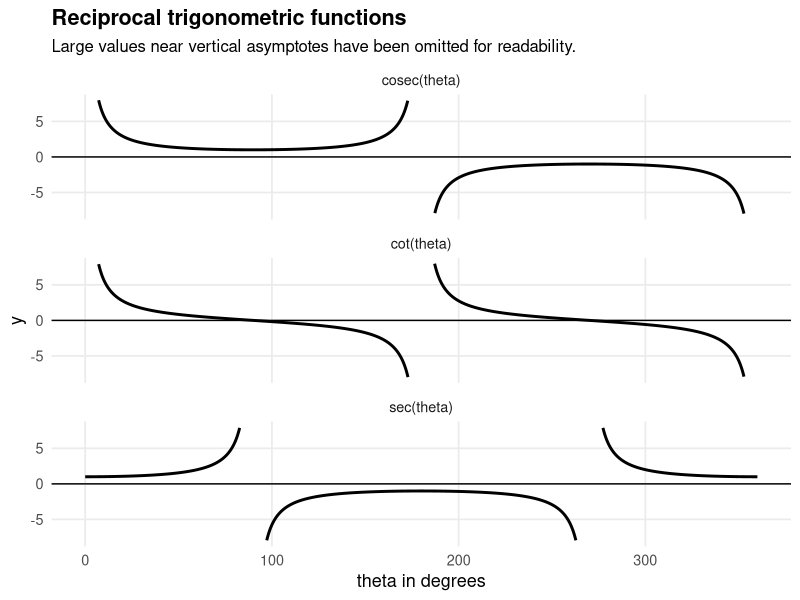
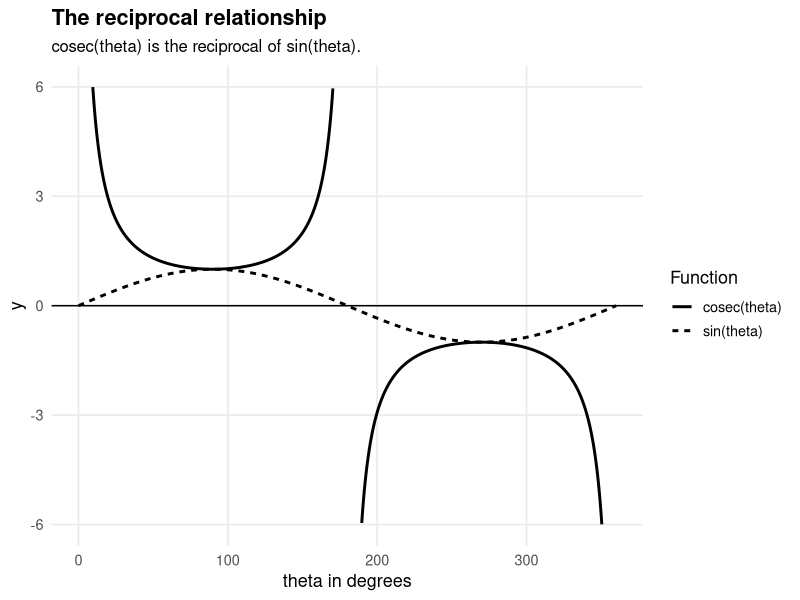
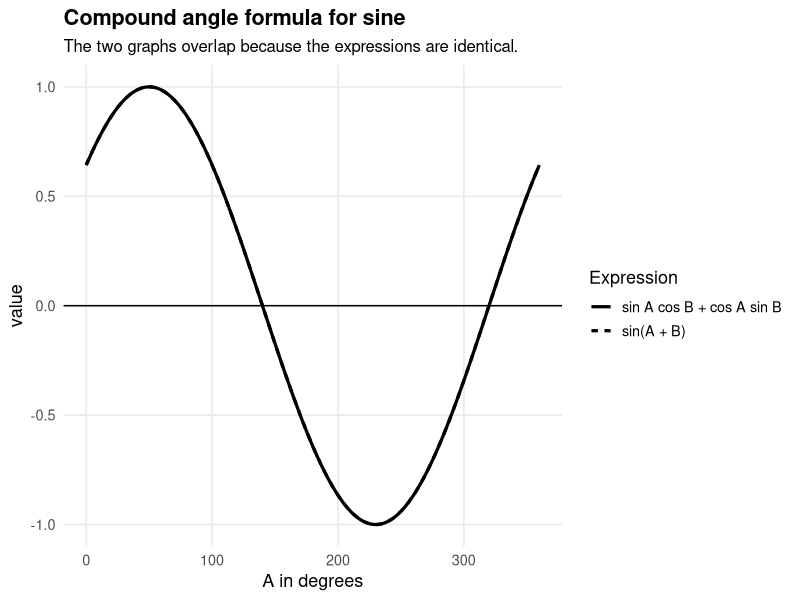
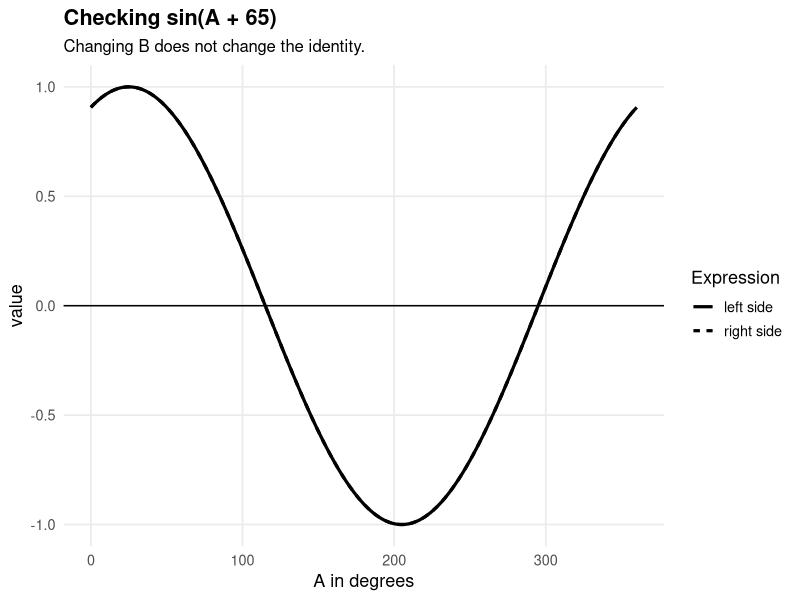
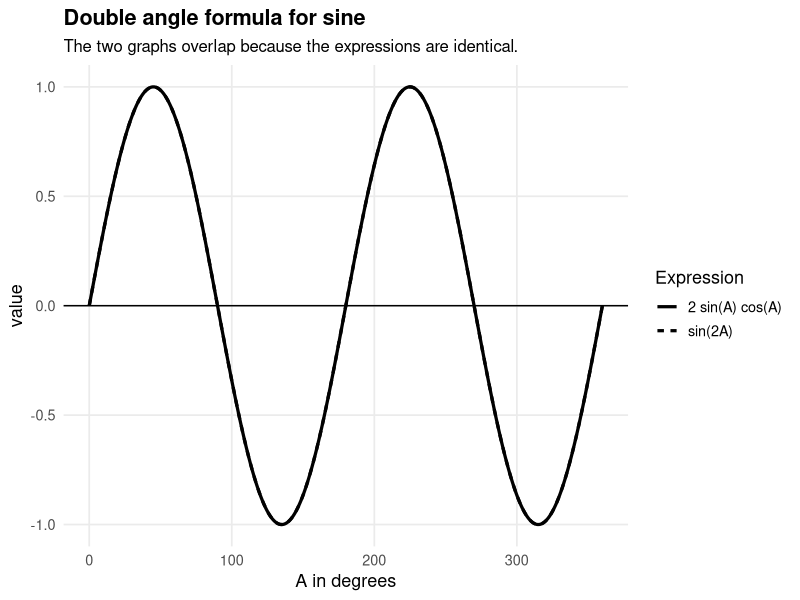
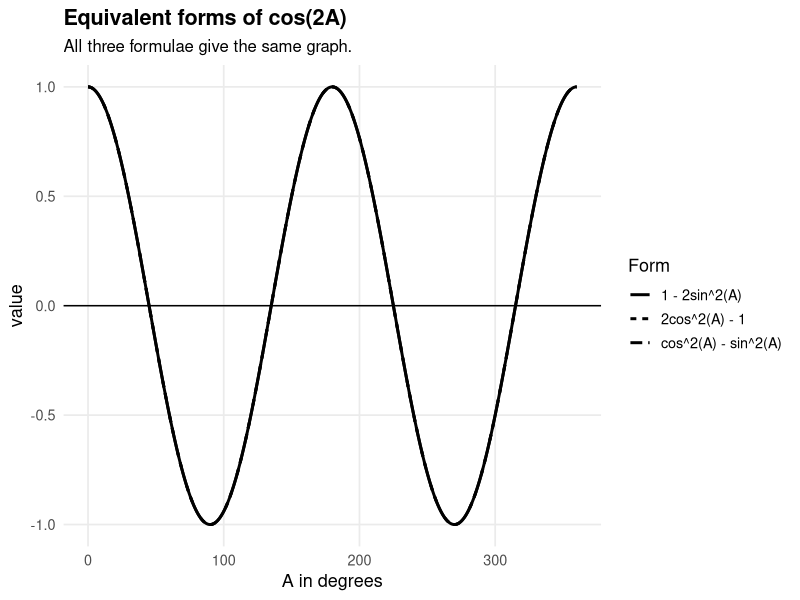
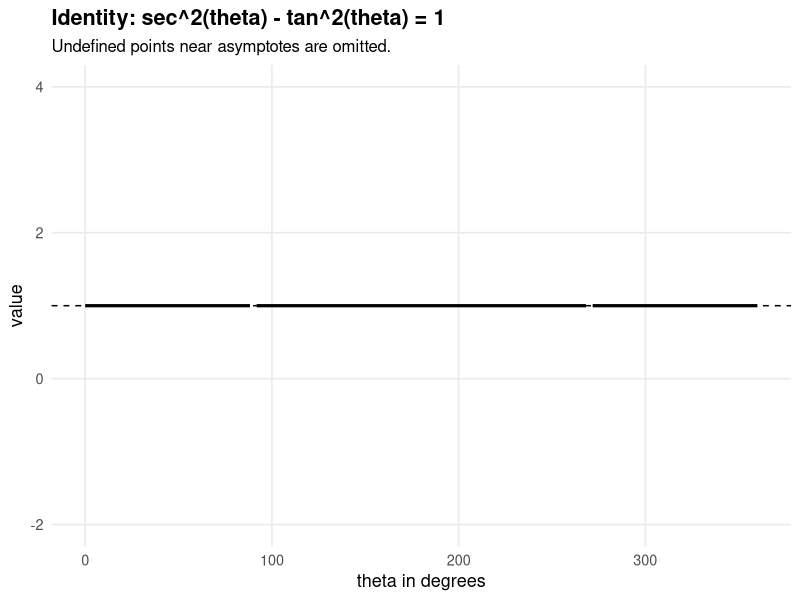
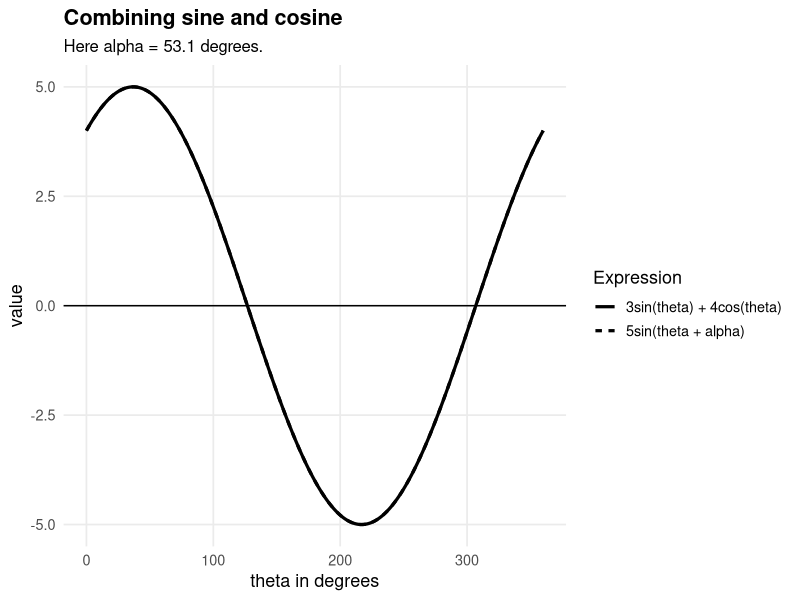

Write R code to recreate these figures, in order.
## ---- chunk 1
#| label: setup-trigonometry
#| include: false

library(ggplot2)

book_theme <- function(base_size = 13) {
  theme_minimal(base_size = base_size) +
    theme(
      plot.title = element_text(face = "bold"),
      plot.subtitle = element_text(size = base_size - 1),
      panel.grid.minor = element_blank()
    )
}

deg <- pi / 180

sin_deg <- function(x) sin(x * deg)
cos_deg <- function(x) cos(x * deg)
tan_deg <- function(x) tan(x * deg)
## ---- chunk 2
#| label: fig-reciprocal-trig-functions
#| fig-cap: "Graphs of y = cosec(theta), y = sec(theta), and y = cot(theta)."
#| fig-width: 6
#| fig-height: 5

theta <- seq(0, 360, length.out = 3000)

df <- data.frame(
  theta = rep(theta, 3),
  function_name = rep(c("cosec(theta)", "sec(theta)", "cot(theta)"), each = length(theta))
)

df$y <- ifelse(
  df$function_name == "cosec(theta)",
  1 / sin_deg(df$theta),
  ifelse(
    df$function_name == "sec(theta)",
    1 / cos_deg(df$theta),
    1 / tan_deg(df$theta)
  )
)

df$y[abs(df$y) > 8] <- NA

ggplot(df, aes(x = theta, y = y)) +
  geom_line(linewidth = 1.0, na.rm = TRUE) +
  facet_wrap(~ function_name, ncol = 1) +
  geom_hline(yintercept = 0) +
  coord_cartesian(ylim = c(-8, 8)) +
  labs(
    title = "Reciprocal trigonometric functions",
    subtitle = "Large values near vertical asymptotes have been omitted for readability.",
    x = "theta in degrees",
    y = "y"
  ) +
  book_theme()
## ---- chunk 3
#| label: fig-sin-cosec-comparison
#| fig-cap: "Comparing y = sin(theta) and y = cosec(theta)."
#| fig-width: 6
#| fig-height: 4

theta <- seq(0, 360, length.out = 3000)

df <- data.frame(
  theta = rep(theta, 2),
  function_name = rep(c("sin(theta)", "cosec(theta)"), each = length(theta))
)

df$y <- ifelse(
  df$function_name == "sin(theta)",
  sin_deg(df$theta),
  1 / sin_deg(df$theta)
)

df$y[abs(df$y) > 6] <- NA

ggplot(df, aes(x = theta, y = y, linetype = function_name)) +
  geom_line(linewidth = 1.0, na.rm = TRUE) +
  geom_hline(yintercept = 0) +
  coord_cartesian(ylim = c(-6, 6)) +
  labs(
    title = "The reciprocal relationship",
    subtitle = "cosec(theta) is the reciprocal of sin(theta).",
    x = "theta in degrees",
    y = "y",
    linetype = "Function"
  ) +
  book_theme()
## ---- chunk 4
#| label: fig-compound-angle-check
#| fig-cap: "Checking sin(A + B) = sin A cos B + cos A sin B numerically."
#| fig-width: 6
#| fig-height: 4

A <- seq(0, 360, length.out = 800)
B <- 40

df <- data.frame(
  A = A
)

df$left_side <- sin_deg(df$A + B)
df$right_side <- sin_deg(df$A) * cos_deg(B) + cos_deg(df$A) * sin_deg(B)

ggplot(df, aes(x = A)) +
  geom_line(aes(y = left_side, linetype = "sin(A + B)"), linewidth = 1.1) +
  geom_line(aes(y = right_side, linetype = "sin A cos B + cos A sin B"), linewidth = 1.1) +
  geom_hline(yintercept = 0) +
  labs(
    title = "Compound angle formula for sine",
    subtitle = "The two graphs overlap because the expressions are identical.",
    x = "A in degrees",
    y = "value",
    linetype = "Expression"
  ) +
  book_theme()
## ---- chunk 5
#| label: fig-compound-angle-investigation
#| fig-cap: "Exploring the identity for sin(A + B)."
#| fig-width: 6
#| fig-height: 4

B <- 65

df <- data.frame(
  A = seq(0, 360, length.out = 800)
)

df$left_side <- sin_deg(df$A + B)
df$right_side <- sin_deg(df$A) * cos_deg(B) + cos_deg(df$A) * sin_deg(B)

ggplot(df, aes(x = A)) +
  geom_line(aes(y = left_side, linetype = "left side"), linewidth = 1.1) +
  geom_line(aes(y = right_side, linetype = "right side"), linewidth = 1.1) +
  geom_hline(yintercept = 0) +
  labs(
    title = paste0("Checking sin(A + ", B, ")"),
    subtitle = "Changing B does not change the identity.",
    x = "A in degrees",
    y = "value",
    linetype = "Expression"
  ) +
  book_theme()
## ---- chunk 6
#| label: fig-double-angle-check
#| fig-cap: "Checking sin(2A) = 2 sin(A) cos(A)."
#| fig-width: 6
#| fig-height: 4

A <- seq(0, 360, length.out = 800)

df <- data.frame(
  A = A
)

df$left_side <- sin_deg(2 * df$A)
df$right_side <- 2 * sin_deg(df$A) * cos_deg(df$A)

ggplot(df, aes(x = A)) +
  geom_line(aes(y = left_side, linetype = "sin(2A)"), linewidth = 1.1) +
  geom_line(aes(y = right_side, linetype = "2 sin(A) cos(A)"), linewidth = 1.1) +
  geom_hline(yintercept = 0) +
  labs(
    title = "Double angle formula for sine",
    subtitle = "The two graphs overlap because the expressions are identical.",
    x = "A in degrees",
    y = "value",
    linetype = "Expression"
  ) +
  book_theme()
## ---- chunk 7
#| label: fig-cos-double-angle-forms
#| fig-cap: "Three equivalent forms of cos(2A)."
#| fig-width: 6
#| fig-height: 4

A <- seq(0, 360, length.out = 800)

df <- data.frame(
  A = rep(A, 3),
  form = rep(c("cos^2(A) - sin^2(A)", "2cos^2(A) - 1", "1 - 2sin^2(A)"), each = length(A))
)

df$y <- ifelse(
  df$form == "cos^2(A) - sin^2(A)",
  cos_deg(df$A)^2 - sin_deg(df$A)^2,
  ifelse(
    df$form == "2cos^2(A) - 1",
    2 * cos_deg(df$A)^2 - 1,
    1 - 2 * sin_deg(df$A)^2
  )
)

ggplot(df, aes(x = A, y = y, linetype = form)) +
  geom_line(linewidth = 1.0) +
  geom_hline(yintercept = 0) +
  labs(
    title = "Equivalent forms of cos(2A)",
    subtitle = "All three formulae give the same graph.",
    x = "A in degrees",
    y = "value",
    linetype = "Form"
  ) +
  book_theme()
## ---- chunk 8
#| label: fig-identity-sec-tan
#| fig-cap: "Checking sec^2(theta) - tan^2(theta) = 1."
#| fig-width: 6
#| fig-height: 4

theta <- seq(0, 360, length.out = 3000)

df <- data.frame(
  theta = theta
)

df$y <- (1 / cos_deg(df$theta))^2 - tan_deg(df$theta)^2
df$y[abs(cos_deg(df$theta)) < 0.03] <- NA

ggplot(df, aes(x = theta, y = y)) +
  geom_line(linewidth = 1.1, na.rm = TRUE) +
  geom_hline(yintercept = 1, linetype = "dashed") +
  coord_cartesian(ylim = c(-2, 4)) +
  labs(
    title = "Identity: sec^2(theta) - tan^2(theta) = 1",
    subtitle = "Undefined points near asymptotes are omitted.",
    x = "theta in degrees",
    y = "value"
  ) +
  book_theme()
## ---- chunk 9
x <- seq(1, 89, length.out = 10)

data.frame(
  x = round(x, 1),
  left_side = round((1 + tan_deg(x)^2) * cos_deg(x)^2, 6),
  right_side = rep(1, length(x))
)
## ---- chunk 10
#| label: fig-rsin-form
#| fig-cap: "Writing 3sin(theta) + 4cos(theta) as 5sin(theta + alpha)."
#| fig-width: 6
#| fig-height: 4

theta <- seq(0, 360, length.out = 800)

alpha <- atan2(4, 3) / deg

df <- data.frame(
  theta = theta
)

df$original <- 3 * sin_deg(df$theta) + 4 * cos_deg(df$theta)
df$single_sine <- 5 * sin_deg(df$theta + alpha)

ggplot(df, aes(x = theta)) +
  geom_line(aes(y = original, linetype = "3sin(theta) + 4cos(theta)"), linewidth = 1.1) +
  geom_line(aes(y = single_sine, linetype = "5sin(theta + alpha)"), linewidth = 1.1) +
  geom_hline(yintercept = 0) +
  labs(
    title = "Combining sine and cosine",
    subtitle = paste0("Here alpha = ", round(alpha, 1), " degrees."),
    x = "theta in degrees",
    y = "value",
    linetype = "Expression"
  ) +
  book_theme()
## ---- chunk 11
#| label: fig-rsin-investigation
#| fig-cap: "Exploring a sin(theta) + b cos(theta)."
#| fig-width: 6
#| fig-height: 4

a <- 5
b <- 12

R <- sqrt(a^2 + b^2)
alpha <- atan2(b, a) / deg

theta <- seq(0, 360, length.out = 800)

df <- data.frame(
  theta = theta
)

df$original <- a * sin_deg(df$theta) + b * cos_deg(df$theta)
df$single_sine <- R * sin_deg(df$theta + alpha)

ggplot(df, aes(x = theta)) +
  geom_line(aes(y = original, linetype = "original"), linewidth = 1.1) +
  geom_line(aes(y = single_sine, linetype = "single sine"), linewidth = 1.1) +
  geom_hline(yintercept = 0) +
  labs(
    title = paste0(a, "sin(theta) + ", b, "cos(theta)"),
    subtitle = paste0("R = ", round(R, 3), ", alpha = ", round(alpha, 2), " degrees."),
    x = "theta in degrees",
    y = "value",
    linetype = "Expression"
  ) +
  book_theme()
